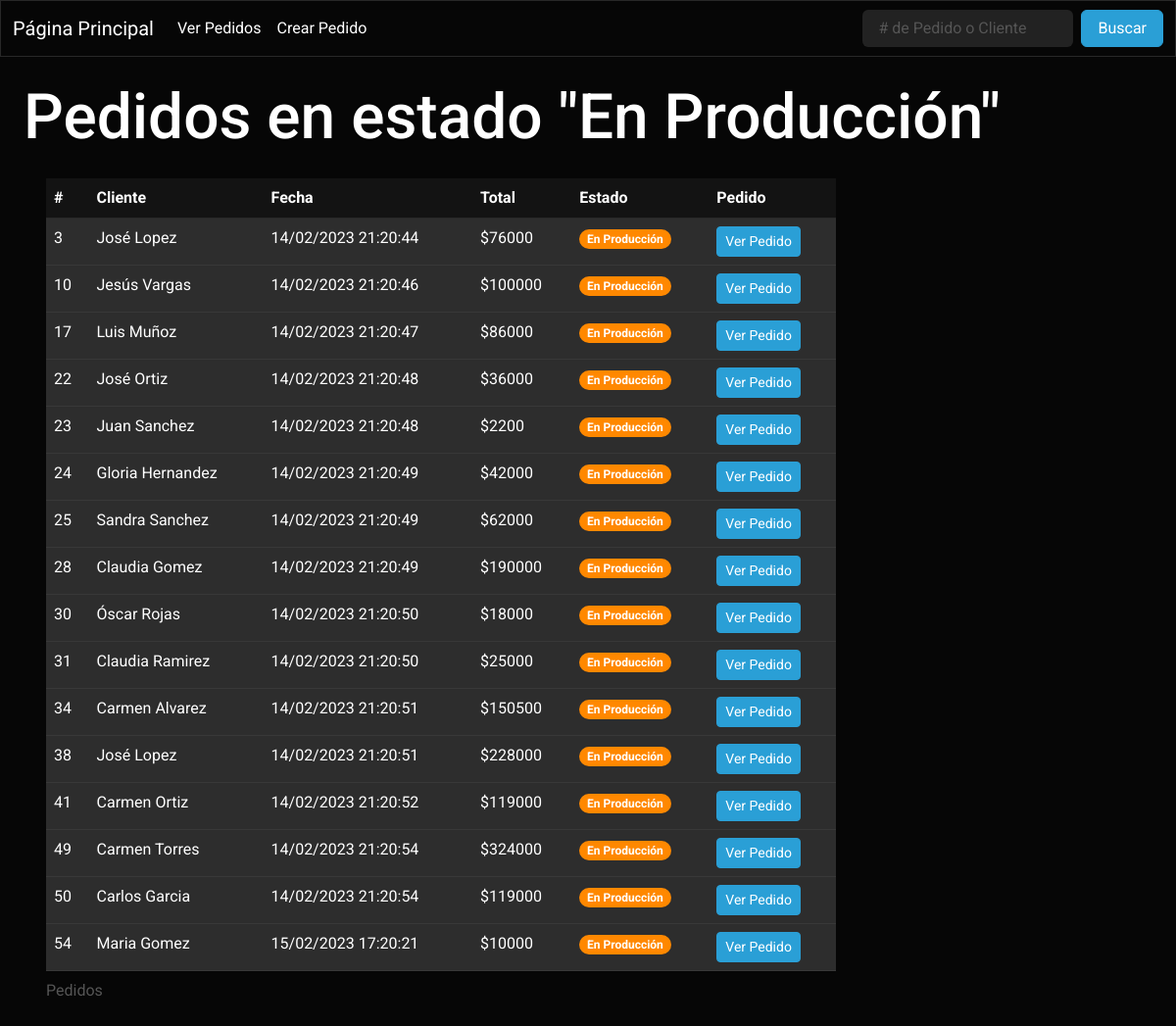
/estado/En Producción, run on the app's committed database.
### tables this page shows
CREATE TABLE "Pedidos" ( -- Tabla que almacena los pedidos
    id INTEGER PRIMARY KEY AUTOINCREMENT NOT NULL, 
    cliente VARCHAR(255) NOT NULL,
    fecha VARCHAR(255) NOT NULL,
    total INT NOT NULL,
    estado TEXT NOT NULL,
    pedido TEXT NOT NULL
);

### app.py (the view)
@app.route('/estado/<estado>') # Ruta que muestra todos los pedidos que se encuentran en un estado indicado.
def verEstado(estado):
    query = f'SELECT * FROM Pedidos WHERE estado = "{estado}"' # Solicitud a realizar.
    pedidosDB = consultarQuery(query) # Ejecutar una solicitud SQL, guardar el resultado en una variable.
    if pedidosDB: # Sí la consulta arroja resultados.
        datos = {'titulo': f'Pedidos en estado "{estado}"'} # Datos a mostrar en la página.
        return render_template('pedidos.html', datos=datos, pedidosDB=pedidosDB) # Devuelve la plantilla html y una variable con los pedidos.
    else: # Sí la consulta no arroja resultados.
        flash(['No se han encontrado pedidos con el estado ', f'{estado}'], 'Rojo') # Se envía un mensaje, la categoría del mensaje y un dato a la próxima página en mostrarse.
        return redirect(url_for('index')) # Se redirige al usuario a la ruta '/'.

### app.py (called while the page is built)
def crearCursor(database): # Genera un objeto cursor a traves de una base de datos.
    conn = None
    try: # Intenta conectarse a la base de datos.
        conn = sql.connect(database) # Establece conexión con la base de datos, y en caso de no existir, la crea.
    except sql.Error as error: # En caso de no lograr conectar a la DB mostrará el error por pantalla.
        print(error)
    finally: # En caso de lograr conectar, generará el objeto cursor y lo devolverá a traves de return.
        if conn:
            cursor = conn.cursor()
            return cursor, conn # Devuelve el objeto cursor y el objeto conn para cerrar la conexión a la base de datos al final.

def consultarQuery(query): # Función que realiza una consulta tomando como argumento una query SQL.
    cursor, conn = crearCursor(database) # Creando cursor y conexión con la base de datos.
    cursor.execute(query) # Ejecutar una solicitud con el cursor.
    respuesta = cursor.fetchall() # Se vuelcan los datos en una variable.
    conn.commit() # Aplicar cambios.
    conn.close() # Cerrar conexión.
    return respuesta # Se devuelven los datos recolectados.

### templates/pedidos.html (shortened to what this page needs)
{% extends "navbar.html" %}
{% block content %}
<div id="pagina">
    <h1>{{ datos['titulo'] }}</h1>
    <table class="table table-hover" id="tabla">
        <caption>Pedidos</caption>
        <thead>
            <tr>
                <th scope="col">#</th>
                <th scope="col">Cliente</th>
                <th scope="col">Fecha</th>
                <th scope="col">Total</th>
                <th scope="col">Estado</th>
                <th scope="col">Pedido</th>
            </tr>
        </thead>
        <tbody>
            {% for pedido in pedidosDB %}
            <tr class="table-light">
                <td>{{ pedido[0] }}</td>
                <td>{{ pedido[1] }}</td>
                <td>{{ pedido[2] }}</td>
                <td>${{ pedido[3] }}</td>
                {% if pedido[4] == 'Pendiente': %}
                <td><span class="badge rounded-pill bg-danger">{{ pedido[4] }}</span></td>
                {% elif pedido[4] == 'En Producción': %}
                <td><span class="badge rounded-pill bg-warning">{{ pedido[4] }}</span></td>
                {% elif pedido[4] == 'Terminado': %}
                <td><span class="badge rounded-pill bg-primary">{{ pedido[4] }}</span></td>
                {% elif pedido[4] == 'Entregado': %}
                <td><span class="badge rounded-pill bg-success">{{ pedido[4] }}</span></td>
                {% else: %}
                <td><span class="badge rounded-pill bg-dark">{{ pedido[4] }}</span></td>
                {% endif %}
                <td><a href="{{url_for('verPedido', id=pedido[0])}}" class="btn btn-primary btn-sm">Ver Pedido</a></td>
            </tr>
            {% endfor %}
        </tbody>
    </table>
</div>
{% endblock %}

### static/css/main.css (style rules this page uses)
body { font-family: system-ui, -apple-system, BlinkMacSystemFont, 'Segoe UI', Roboto, Oxygen, Ubuntu, Cantarell, 'Open Sans', 'Helvetica Neue', sans-serif; background-color: black; color: white; }
a { text-decoration: none !important; }
#pagina { margin: 2%; }
#tabla { margin: 2%; max-width: 70%; }

### data on the page
Pedidos: id "3", cliente "José Lopez", fecha "14/02/2023 21:20:44", total "76000", estado "En Producción"
Pedidos: id "10", cliente "Jesús Vargas", fecha "14/02/2023 21:20:46", total "100000", estado "En Producción"
Pedidos: id "17", cliente "Luis Muñoz", fecha "14/02/2023 21:20:47", total "86000", estado "En Producción"
Pedidos: id "22", cliente "José Ortiz", fecha "14/02/2023 21:20:48", total "36000", estado "En Producción"
Pedidos: id "23", cliente "Juan Sanchez", fecha "14/02/2023 21:20:48", total "2200", estado "En Producción"
Pedidos: id "24", cliente "Gloria Hernandez", fecha "14/02/2023 21:20:49", total "42000", estado "En Producción"
Pedidos: id "25", cliente "Sandra Sanchez", fecha "14/02/2023 21:20:49", total "62000", estado "En Producción"
Pedidos: id "28", cliente "Claudia Gomez", fecha "14/02/2023 21:20:49", total "190000", estado "En Producción"
Pedidos: id "30", cliente "Óscar Rojas", fecha "14/02/2023 21:20:50", total "18000", estado "En Producción"
Pedidos: id "31", cliente "Claudia Ramirez", fecha "14/02/2023 21:20:50", total "25000", estado "En Producción"
Pedidos: id "34", cliente "Carmen Alvarez", fecha "14/02/2023 21:20:51", total "150500", estado "En Producción"
Pedidos: id "38", cliente "José Lopez", fecha "14/02/2023 21:20:51", total "228000", estado "En Producción"
Pedidos: id "41", cliente "Carmen Ortiz", fecha "14/02/2023 21:20:52", total "119000", estado "En Producción"
Pedidos: id "49", cliente "Carmen Torres", fecha "14/02/2023 21:20:54", total "324000", estado "En Producción"
Pedidos: id "50", cliente "Carlos Garcia", fecha "14/02/2023 21:20:54", total "119000", estado "En Producción"
Pedidos: id "54", cliente "Maria Gomez", fecha "15/02/2023 17:20:21", total "10000", estado "En Producción"

### other printed values
{{ datos['titulo'] }} "Pedidos en estado \"En Producción\""
